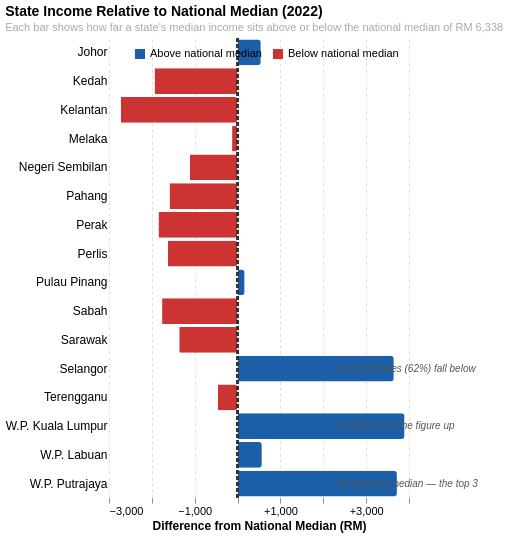

This figure's Vega-Lite source:
### Vega-Lite specification from a JSON file in a GitHub repository (floating-point values rounded to 4 significant figures)
{"$schema": "https://vega.github.io/schema/vega-lite/v5.json", "title": {"text": "State Income Relative to National Median (2022)", "subtitle": "Each bar shows how far a state's median income sits above or below the national median of RM 6,338", "fontSize": 14, "subtitleFontSize": 11, "subtitleColor": "#aaaaaa", "anchor": "start"}, "width": "container", "height": 460, "data": {"values": [{"state": "Kelantan", "diff": -2724, "side": "Below national median"}, {"state": "Kedah", "diff": -1936, "side": "Below national median"}, {"state": "Perak", "diff": -1844, "side": "Below national median"}, {"state": "Sabah", "diff": -1761, "side": "Below national median"}, {"state": "Perlis", "diff": -1625, "side": "Below national median"}, {"state": "Pahang", "diff": -1585, "side": "Below national median"}, {"state": "Sarawak", "diff": -1360, "side": "Below national median"}, {"state": "Negeri Sembilan", "diff": -1112, "side": "Below national median"}, {"state": "Terengganu", "diff": -460, "side": "Below national median"}, {"state": "Melaka", "diff": -128, "side": "Below national median"}, {"state": "Pulau Pinang", "diff": 164, "side": "Above national median"}, {"state": "Johor", "diff": 541, "side": "Above national median"}, {"state": "W.P. Labuan", "diff": 566, "side": "Above national median"}, {"state": "Selangor", "diff": 3645, "side": "Above national median"}, {"state": "W.P. Putrajaya", "diff": 3718, "side": "Above national median"}, {"state": "W.P. Kuala Lumpur", "diff": 3896, "side": "Above national median"}]}, "layer": [{"mark": {"type": "bar", "cornerRadiusEnd": 3}, "params": [{"name": "hover", "select": {"type": "point", "on": "mouseover", "clear": "mouseout"}}], "encoding": {"y": {"field": "state", "type": "nominal", "sort": {"field": "diff", "order": "ascending"}, "title": null, "axis": {"labelFontSize": 12, "domain": false, "ticks": false, "grid": false, "labelLimit": 160}}, "x": {"field": "diff", "type": "quantitative", "title": "Difference from National Median (RM)", "axis": {"format": "+,.0f", "labelFontSize": 11, "titleFontSize": 12, "gridColor": "#e0e0d8", "gridDash": [3, 3], "domain": false, "tickCount": 7}}, "color": {"field": "side", "type": "nominal", "scale": {"domain": ["Above national median", "Below national median"], "range": ["#1a5fa8", "#cc3333"]}, "legend": {"title": null, "orient": "top-right", "labelFontSize": 11, "symbolSize": 100, "direction": "horizontal", "offset": 10}}, "opacity": {"condition": {"param": "hover", "value": 1}, "value": 0.8}, "tooltip": [{"field": "state", "type": "nominal", "title": "State"}, {"field": "diff", "type": "quantitative", "title": "vs National Median (RM)", "format": "+,.0f"}, {"field": "side", "type": "nominal", "title": "Status"}]}}, {"mark": {"type": "rule", "color": "#333333", "strokeWidth": 1.5, "strokeDash": [4, 2]}, "encoding": {"x": {"datum": 0}}}, {"data": {"values": [{"state": "Selangor", "diff": 2300, "label": "10 of 16 states (62%) fall below"}, {"state": "W.P. Putrajaya", "diff": 2300, "label": "the national median — the top 3"}, {"state": "W.P. Kuala Lumpur", "diff": 2300, "label": "territories pull the figure up"}]}, "mark": {"type": "text", "align": "left", "fontSize": 10, "fontStyle": "italic", "color": "#555555"}, "encoding": {"x": {"field": "diff", "type": "quantitative"}, "y": {"field": "state", "type": "nominal", "sort": {"field": "diff", "order": "ascending"}}, "text": {"field": "label", "type": "nominal"}}}], "config": {"view": {"stroke": null}, "background": "#ffffff"}}
